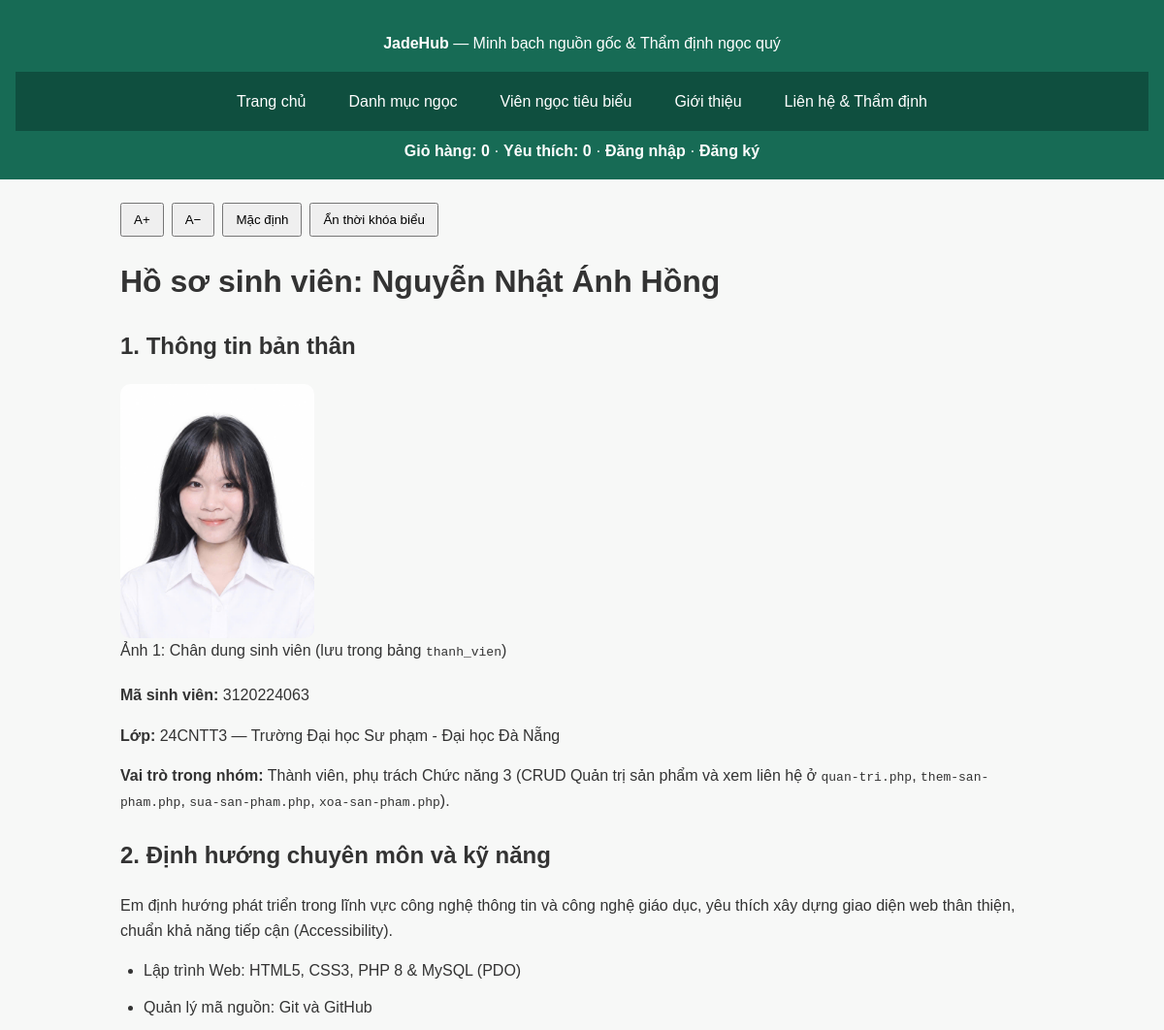
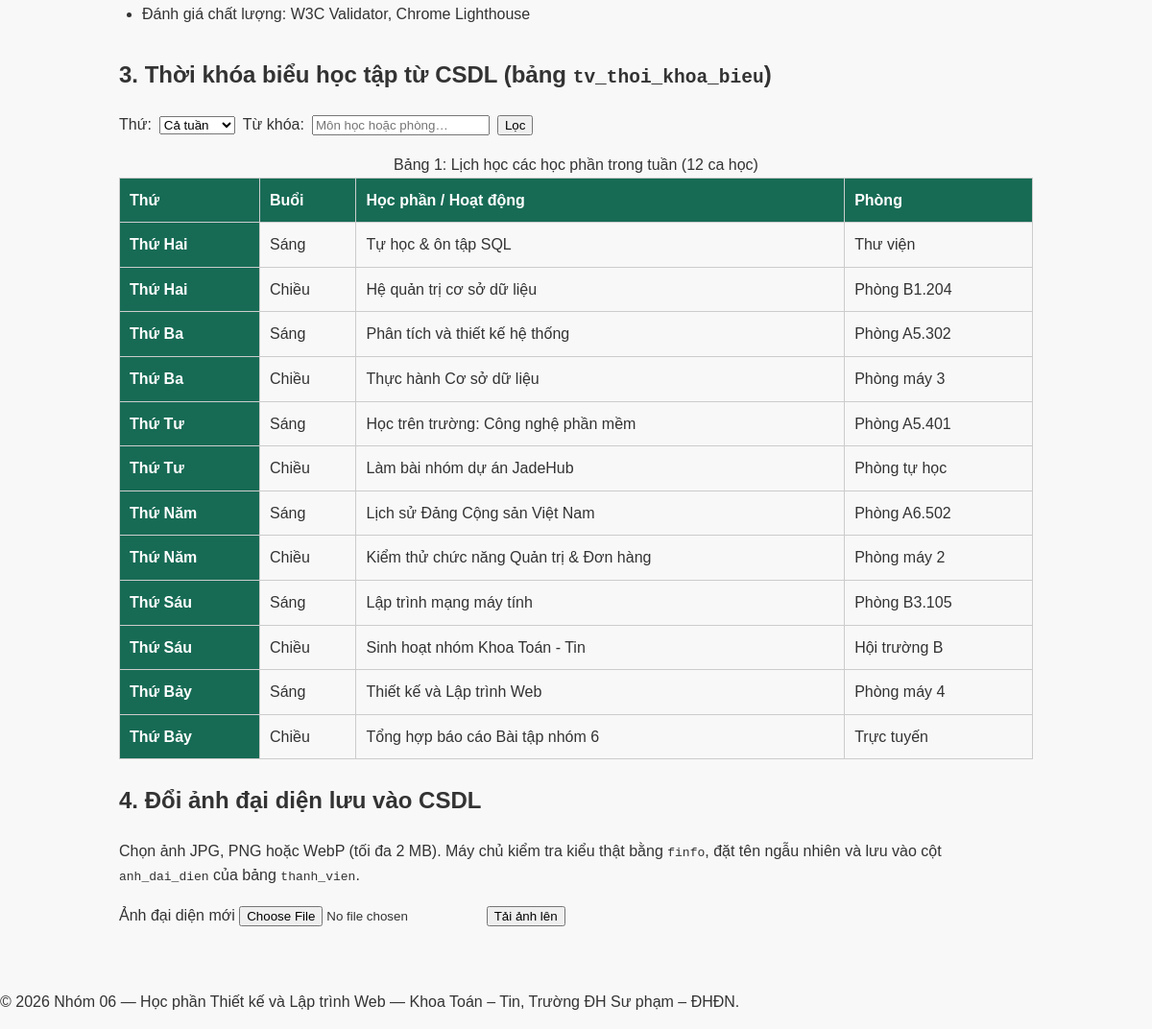
The app's page /thanhvien/3120224063_hong/gioithieu.php with its own data (2 pictures, top to bottom).
### tables this page shows
CREATE TABLE thanh_vien (
  mssv          CHAR(10)     PRIMARY KEY,
  ho_ten        VARCHAR(100) NOT NULL,
  nguoi_dung_id INT UNSIGNED NULL UNIQUE,
  anh_dai_dien  VARCHAR(255) NULL,
  CONSTRAINT fk_thanh_vien_nguoi_dung FOREIGN KEY (nguoi_dung_id) REFERENCES nguoi_dung(id) ON DELETE SET NULL
);

CREATE TABLE tv_thoi_khoa_bieu (
  id        INT UNSIGNED AUTO_INCREMENT PRIMARY KEY,
  mssv      CHAR(10)     NOT NULL,
  thu       ENUM('hai', 'ba', 'tu', 'nam', 'sau', 'bay') NOT NULL,
  buoi      ENUM('Sáng', 'Chiều') NOT NULL,
  hoc_phan  VARCHAR(150) NOT NULL,
  phong     VARCHAR(50)  NOT NULL DEFAULT 'Tự học',
  CONSTRAINT fk_tv_tkb_tv FOREIGN KEY (mssv) REFERENCES thanh_vien(mssv) ON DELETE CASCADE
);

### inc/db.php (called while the page is built, shortened)
<?php
function db(): PDO
{
    static $pdo = null;
    if ($pdo === null) {
        $tuyChon = [
            PDO::ATTR_ERRMODE            => PDO::ERRMODE_EXCEPTION,
            PDO::ATTR_DEFAULT_FETCH_MODE => PDO::FETCH_ASSOC,
            PDO::ATTR_EMULATE_PREPARES   => false,
        ];
        $pdo = new PDO(
            'mysql:host=localhost;dbname=ltweb_nhom06;charset=utf8mb4',
            'root',
            '',
            $tuyChon
        );
    }
    return $pdo;
}

### inc/ham.php (called while the page is built, shortened)
<?php
function e(?string $s): string
{
    return htmlspecialchars((string) $s, ENT_QUOTES | ENT_SUBSTITUTE, 'UTF-8');
}
function layChuoi(array $nguon, string $khoa): string
{
    $v = $nguon[$khoa] ?? '';
    $v = preg_replace('/[\x00-\x08\x0B\x0C\x0E-\x1F\x7F]/', '', $v) ?? '';
    return trim(str_replace("\r\n", "\n", $v));
}

### src/Data/KhoLienHe.php (called while the page is built, shortened)
<?php
class KhoLienHe
{
    public static function tenAnhHopLe(?string $ten): bool
    {
        return $ten !== null && preg_match('/^[a-f0-9]{32}\.(jpg|png|webp)\z/', $ten) === 1;
    }
}

### thanhvien/3120224063_hong/gioithieu.php (the view, shortened to what this page needs)
<?php
$stTv = db()->prepare('SELECT ho_ten, nguoi_dung_id, anh_dai_dien FROM thanh_vien WHERE mssv = ?');
$stTv->execute([MSSV]);
$tv = $stTv->fetch() ?: ['ho_ten' => 'Nguyễn Nhật Ánh Hồng', 'nguoi_dung_id' => null, 'anh_dai_dien' => 'chan-dung-hong.jpg'];
$tenAnh = (string) ($tv['anh_dai_dien'] ?? '');
$anhDaiDien = KhoLienHe::tenAnhHopLe($tenAnh) && is_file(__DIR__ . '/../../uploads/' . $tenAnh)
    ? '../../uploads/' . $tenAnh
    : 'chan-dung-hong.jpg';
$qTkb = mb_substr(layChuoi($_GET, 'q'), 0, 80);
$dk = ['mssv = ?'];
$ts = [MSSV];
$stTkb = db()->prepare(
    'SELECT id, thu, buoi, hoc_phan, phong FROM tv_thoi_khoa_bieu
     WHERE ' . implode(' AND ', $dk) . '
     ORDER BY FIELD(thu, "hai", "ba", "tu", "nam", "sau", "bay"), FIELD(buoi, "Sáng", "Chiều"), id ASC'
);
$stTkb->execute($ts);
$dongTkb = $stTkb->fetchAll();
require __DIR__ . '/../../inc/header.php';
?>
    <main id="noi-dung">
        <h1>Hồ sơ sinh viên: <?= e((string) $tv['ho_ten']) ?></h1>
        <section>
            <h2>1. Thông tin bản thân</h2>
            <figure>
                <img alt="Ảnh thẻ chân dung của sinh viên Nguyễn Nhật Ánh Hồng" src="<?= e($anhDaiDien) ?>" width="200">
                <figcaption>Ảnh 1: Chân dung sinh viên (lưu trong bảng <code>thanh_vien</code>)</figcaption>
            </figure>
            <p><strong>Mã sinh viên:</strong> <?= e(MSSV) ?></p>
            <p><strong>Lớp:</strong> 24CNTT3 — Trường Đại học Sư phạm - Đại học Đà Nẵng</p>
            <p><strong>Vai trò trong nhóm:</strong> Thành viên, phụ trách Chức năng 3 (CRUD Quản trị sản phẩm và xem liên hệ ở <code>quan-tri.php</code>, <code>them-san-pham.php</code>, <code>sua-san-pham.php</code>, <code>xoa-san-pham.php</code>).</p>
        </section>
        <article>
            <h2>2. Định hướng chuyên môn và kỹ năng</h2>
            <p>Em định hướng phát triển trong lĩnh vực công nghệ thông tin và công nghệ giáo dục, yêu thích xây dựng giao diện web thân thiện, chuẩn khả năng tiếp cận (Accessibility).</p>
            <ul>
                <li>Lập trình Web: HTML5, CSS3, PHP 8 &amp; MySQL (PDO)</li>
                <li>Quản lý mã nguồn: Git và GitHub</li>
                <li>Đánh giá chất lượng: W3C Validator, Chrome Lighthouse</li>
            </ul>
        </article>
        <section id="tkb">
            <h2>3. Thời khóa biểu học tập từ CSDL (bảng <code>tv_thoi_khoa_bieu</code>)</h2>
            <form method="get" action="gioithieu.php#tkb" class="form-loc-thu">
                <label for="loc-thu">Thứ:</label>
                <select id="loc-thu" name="thu">
                    <option value="">Cả tuần</option>
                </select>
                <label for="tim-tkb">Từ khóa:</label>
                <input id="tim-tkb" name="q" type="search" maxlength="80" value="<?= e($qTkb) ?>" placeholder="Môn học hoặc phòng…">
                <button type="submit">Lọc</button>
            </form>
            <div class="khung-thoi-khoa-bieu">
                <table>
                    <caption>Bảng 1: Lịch học các học phần trong tuần (<?= count($dongTkb) ?> ca học)</caption>
                    <thead>
                        <tr>
                            <th scope="col">Thứ</th>
                            <th scope="col">Buổi</th>
                            <th scope="col">Học phần / Hoạt động</th>
                            <th scope="col">Phòng</th>
                        </tr>
                    </thead>
                    <tbody>
<?php foreach ($dongTkb as $d): ?>
                        <tr>
                            <th scope="row"><?= e(DS_THU[$d['thu']] ?? (string) $d['thu']) ?></th>
                            <td><?= e((string) $d['buoi']) ?></td>
                            <td><?= e((string) $d['hoc_phan']) ?></td>
                            <td><?= e((string) $d['phong']) ?></td>
                        </tr>
<?php endforeach; ?>
                    </tbody>
                </table>
            </div>
        </section>
        <section id="avatar">
            <h2>4. Đổi ảnh đại diện lưu vào CSDL</h2>
            <p>Chọn ảnh JPG, PNG hoặc WebP (tối đa 2 MB). Máy chủ kiểm tra kiểu thật bằng <code>finfo</code>, đặt tên ngẫu nhiên và lưu vào cột <code>anh_dai_dien</code> của bảng <code>thanh_vien</code>.</p>
            <form method="post" action="gioithieu.php#avatar" enctype="multipart/form-data">
                <label for="anhdaidien">Ảnh đại diện mới</label>
                <input id="anhdaidien" name="anhdaidien" type="file" accept="image/jpeg, image/png, image/webp" required>
                <button type="submit">Tải ảnh lên</button>
            </form>
        </section>
    </main>
<?php require __DIR__ . '/../../inc/footer.php'; ?>

### css/style.css (style rules this page uses)
:root { --mau-chinh: #176b55; --mau-chinh-dam: #0f4f3f; --mau-nhan: #d4af37; --mau-chu: #333333; --mau-chu-nhat: #666666; --mau-nen: #f7f8f7; --mau-trang: #ffffff; --mau-vien: #dddddd; --bo-goc: 10px; --khoang-nho: 8px; --khoang-vua: 16px; --khoang-lon: 24px; --chieu-rong-toi-da: 1200px; }
*, *::before, *::after { box-sizing: border-box; }
html { scroll-behavior: smooth; }
body { margin: 0; padding: 0; font-family: Arial, Helvetica, sans-serif; line-height: 1.6; color: var(--mau-chu); background-color: var(--mau-nen); }
img { display: block; max-width: 100%; height: auto; }
main { grid-area: chinh; width: 100%; max-width: var(--chieu-rong-toi-da); margin: 0 auto; padding: var(--khoang-vua); }
main>section { margin-bottom: var(--khoang-lon); }
main { min-width: 0; }
table { width: 100%; border-collapse: collapse; }
th, td { padding: 12px; border: 1px solid var(--mau-vien); text-align: left; }
th { background-color: var(--mau-chinh); color: var(--mau-trang); }
@media (min-width: 1200px) { main { padding: 32px 24px; } }
.form-loc-thu { display: flex; flex-wrap: wrap; gap: var(--khoang-nho); align-items: center; margin-bottom: var(--khoang-vua); }
main input, main select, main textarea { max-width: 100%; }
main img { max-width: 100%; height: auto; }

### thanhvien/3120224063_hong/css/style-hong.css (style rules this page uses)
main { width: min(100% - 32px, 1000px); margin: 0 auto; }
main section, main article { margin-bottom: 24px; }
figure { margin: 20px 0; }
figure img { width: 200px; max-width: 100%; height: auto; border-radius: var(--bo-goc); }
article ul { padding-left: 24px; }
article li { margin-bottom: 8px; }
table { width: 100%; border-collapse: collapse; }
th, td { padding: 10px; border: 1px solid #cccccc; text-align: left; }
.khung-thoi-khoa-bieu { width: 100%; overflow-x: auto; }
@media (min-width: 768px) { main { padding: 24px; } }
@media (min-width: 768px) { article ul { display: flex; flex-direction: column; gap: 4px; } }

### records on screen
thanh_vien: ho_ten "Nguyễn Nhật Ánh Hồng", anh_dai_dien (picture)
tv_thoi_khoa_bieu: thu "Thứ Hai", buoi "Sáng", hoc_phan "Tự học & ôn tập SQL", phong "Thư viện"
tv_thoi_khoa_bieu: thu "Thứ Hai", buoi "Chiều", hoc_phan "Hệ quản trị cơ sở dữ liệu", phong "Phòng B1.204"
tv_thoi_khoa_bieu: thu "Thứ Ba", buoi "Sáng", hoc_phan "Phân tích và thiết kế hệ thống", phong "Phòng A5.302"
tv_thoi_khoa_bieu: thu "Thứ Ba", buoi "Chiều", hoc_phan "Thực hành Cơ sở dữ liệu", phong "Phòng máy 3"
tv_thoi_khoa_bieu: thu "Thứ Tư", buoi "Sáng", hoc_phan "Học trên trường: Công nghệ phần mềm", phong "Phòng A5.401"
tv_thoi_khoa_bieu: thu "Thứ Tư", buoi "Chiều", hoc_phan "Làm bài nhóm dự án JadeHub", phong "Phòng tự học"
tv_thoi_khoa_bieu: thu "Thứ Năm", buoi "Sáng", hoc_phan "Lịch sử Đảng Cộng sản Việt Nam", phong "Phòng A6.502"
tv_thoi_khoa_bieu: thu "Thứ Năm", buoi "Chiều", hoc_phan "Kiểm thử chức năng Quản trị & Đơn hàng", phong "Phòng máy 2"
tv_thoi_khoa_bieu: thu "Thứ Sáu", buoi "Sáng", hoc_phan "Lập trình mạng máy tính", phong "Phòng B3.105"
tv_thoi_khoa_bieu: thu "Thứ Sáu", buoi "Chiều", hoc_phan "Sinh hoạt nhóm Khoa Toán - Tin", phong "Hội trường B"
tv_thoi_khoa_bieu: thu "Thứ Bảy", buoi "Sáng", hoc_phan "Thiết kế và Lập trình Web", phong "Phòng máy 4"
tv_thoi_khoa_bieu: thu "Thứ Bảy", buoi "Chiều", hoc_phan "Tổng hợp báo cáo Bài tập nhóm 6", phong "Trực tuyến"

### other values on screen
$hdNhan "Trang chủ"
$hdNhan "Danh mục ngọc"
$hdNhan "Viên ngọc tiêu biểu"
$hdNhan "Giới thiệu"
$hdNhan "Liên hệ & Thẩm định"
$hdGio->soMon() "0"
MSSV "3120224063"
count($dongTkb) "12"
